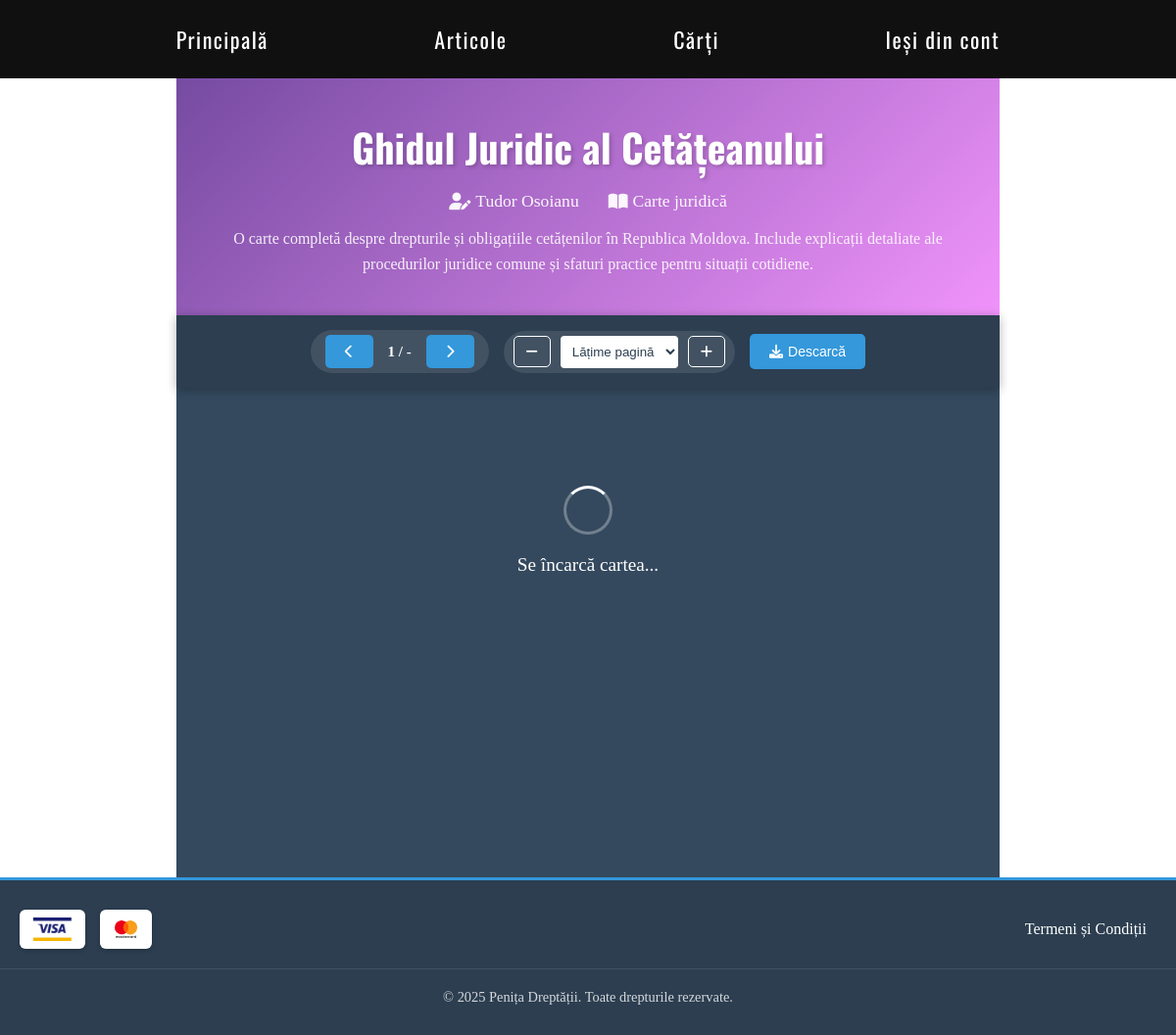
The page /books/ghidul-juridic-al-cetateanului/ (signed in) on the database its author committed.
### books/models.py (models this page shows, shortened)
class Book(models.Model):
    title = models.CharField(max_length=200)
    description = models.TextField()
    authors = (
        ('Tudor Osoianu', 'Tudor Osoianu'),
        ('Dinu Ostavciuc', 'Dinu Ostavciuc'),
        ('Tudor Osoianu, Dinu Ostavciuc', 'Tudor Osoianu, Dinu Ostavciuc')
    )
    author = models.CharField(max_length=200, choices=authors)
    file = models.FileField(upload_to='books/')
    slug = models.SlugField(unique=True, blank=True)

### books/views.py (the view)
# urls.py: path('books/<slug:slug>/', views.book_detail, name='book_detail'),
@login_required
def book_detail(request, slug):
    book = get_object_or_404(Book, slug=slug)
    return render(request, 'books/book_detail.html', {'book': book})

### templates/books/book_detail.html (shortened to what this page needs)
{% extends "base.html" %}
{% load static %}
{% block css_link %}
<link rel="stylesheet" href="https://cdnjs.cloudflare.com/ajax/libs/pdf.js/3.11.174/pdf_viewer.min.css">
{% endblock css_link %}
{% block content %}
{% include 'navbar.html' %}
<div class="book-container">
    <div class="book-header">
        <h1>{{ book.title }}</h1>
        <div class="book-meta">
            <span><i class="fas fa-user-edit"></i> {{ book.author }}</span>
            <span><i class="fas fa-book-open"></i> Carte juridică</span>
        </div>
        {% if book.description %}
        <p class="book-description">{{ book.description }}</p>
        {% endif %}
    </div>
    <div class="pdf-controls">
        <div class="page-navigation">
            <button id="prev-page" onclick="previousPage()">
                <i class="fas fa-chevron-left"></i>
            </button>
            <span class="page-info">
                <span id="current-page">1</span> / <span id="total-pages">-</span>
            </span>
            <button id="next-page" onclick="nextPage()">
                <i class="fas fa-chevron-right"></i>
            </button>
        </div>
        <div class="zoom-controls">
            <button onclick="zoomOut()" title="Micșorează">
                <i class="fas fa-minus"></i>
            </button>
            <select id="zoom-level" onchange="setZoom(this.value)">
                <option value="page-width" selected>Lățime pagină</option>
            </select>
            <button onclick="zoomIn()" title="Mărește">
                <i class="fas fa-plus"></i>
            </button>
        </div>
        <button onclick="downloadPDF()" title="Descarcă PDF">
            <i class="fas fa-download"></i> Descarcă
        </button>
    </div>
    <div class="pdf-viewer-container" id="pdf-viewer">
        <div id="pdf-canvas-container">
            <div class="loading">
                <div class="loading-spinner"></div>
                Se încarcă cartea...
            </div>
        </div>
    </div>
</div>
{% endblock content %}

### main/static/css/style.css (style rules this page uses)
* { margin: 0; padding: 0; box-sizing: border-box; }

### main/static/css/footer.css (style rules this page uses)
html, body { min-height: 100vh; margin: 0; padding: 0; }
body { display: flex; flex-direction: column; }

### templates/books/book_detail.html (style rules this page uses)
body { margin: 0; padding: 0; overflow-x: hidden; }
.book-container { max-width: 100%; margin: 0 auto; background: #fff; min-height: 100vh; }
.book-header { background: linear-gradient(135deg, #764ba2 0%, #f093fb 100%); color: white; padding: 40px 20px; text-align: center; }
.book-header h1 { font-size: 2.5rem; margin-bottom: 15px; font-family: 'Oswald', sans-serif; text-shadow: 2px 2px 4px rgba(0,0,0,0.2); }
.book-meta { display: flex; justify-content: center; gap: 30px; flex-wrap: wrap; font-size: 1.1rem; opacity: 0.95; margin-bottom: 15px; }
.book-meta span { display: flex; align-items: center; gap: 5px; }
.book-description { max-width: 800px; margin: 0 auto; font-size: 1rem; line-height: 1.6; opacity: 0.9; }
.pdf-controls { background: #2c3e50; padding: 15px; display: flex; justify-content: center; align-items: center; gap: 15px; flex-wrap: wrap; position: sticky; top: 0; z-index: 100; box-shadow: 0 2px 10px rgba(0,0,0,0.3); }
.pdf-controls button { padding: 10px 20px; background: #3498db; color: white; border: none; border-radius: 5px; cursor: pointer; font-size: 14px; display: flex; align-items: center; gap: 5px; transition: all 0.3s; font-weight: 500; }
.page-navigation { display: flex; align-items: center; gap: 15px; background: rgba(255,255,255,0.1); padding: 5px 15px; border-radius: 25px; }
.page-info { font-weight: bold; color: white; font-size: 15px; }
.zoom-controls { display: flex; gap: 10px; align-items: center; background: rgba(255,255,255,0.1); padding: 5px 10px; border-radius: 25px; }
.zoom-controls select { padding: 8px; border: none; border-radius: 4px; background: white; color: #2c3e50; font-weight: 500; }
.zoom-controls button { padding: 8px 12px; background: transparent; border: 1px solid white; }
.pdf-viewer-container { width: 100%; background: #34495e; position: relative; overflow: auto; height: calc(100vh - 300px); }
#pdf-canvas-container { display: flex; flex-direction: column; align-items: center; padding: 30px 20px; gap: 20px; }
.loading { text-align: center; padding: 50px; color: white; font-size: 1.2rem; }
.loading-spinner { border: 3px solid rgba(255,255,255,0.3); border-top: 3px solid white; border-radius: 50%; width: 50px; height: 50px; animation: spin 1s linear infinite; margin: 20px auto; }

### rows shown on the page
Book: title "Ghidul Juridic al Cetățeanului", author "Tudor Osoianu", description "O carte completă despre drepturile și obligațiile cetățenilor în Republica Moldova. Include explicații detaliate ale procedurilor juridice comune și sfaturi practice pentru situații cotidiene."
